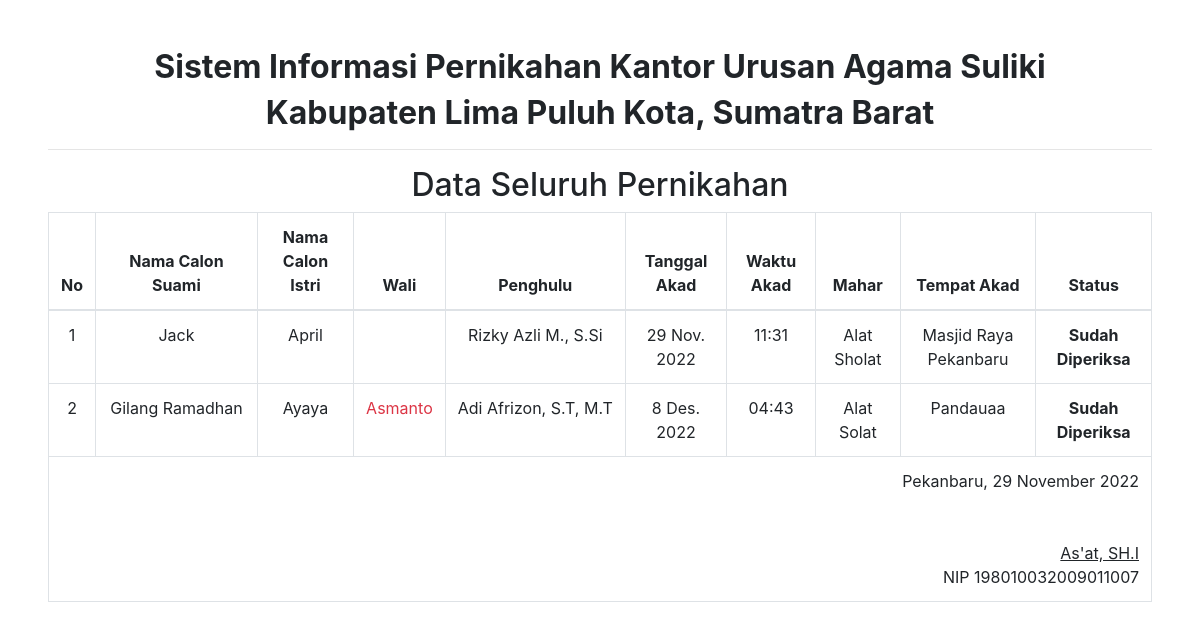
/akad/cetak/?aksi=cetak (signed in), run on the app's committed database.
### base/models.py (models this page shows, shortened)
class Akad(models.Model):
    user = models.ForeignKey(User, on_delete=models.CASCADE, blank=True, null=True)
    penghulu = models.ForeignKey(Penghulu, on_delete=models.RESTRICT)
    suami = models.ForeignKey(Suami, on_delete=models.CASCADE)
    istri = models.ForeignKey(Istri, on_delete=models.CASCADE)
    waktuAkad = models.DateField()
    jamAkad = models.TimeField()
    mahar = models.CharField(max_length=100)
    lokasi = models.CharField(max_length=100)
    diperiksa = models.BooleanField(default= False)
    created = models.DateTimeField(auto_now_add=True, null = True)
    updated = models.DateTimeField(auto_now = True)
    class Meta:
        ordering = ["-created"]

class Suami(models.Model):
    namaSuami = models.CharField(max_length=100)
    nomorKtpSuami = models.CharField(max_length=16)
    tempatLahirSuami = models.CharField(max_length=50)
    tanggalLahirSuami = models.DateField()
    alamatSuami = models.CharField(max_length=255)
    pekerjaanSuami = models.CharField(max_length=50)
    statusSuami = models.CharField(max_length=1, choices=STATUS_LAKI, default=1)
    fotoSuami = models.ImageField(upload_to='foto/laki', null=True, blank=True)
    created = models.DateTimeField(auto_now_add=True, null = True)
    updated = models.DateTimeField(auto_now = True)
    def __str__(self):
        return self.namaSuami

class Istri(models.Model):
    namaIstri = models.CharField(max_length=100)
    nomorKtpIstri = models.CharField(max_length=16)
    tempatLahirIstri = models.CharField(max_length=50)
    tanggalLahirIstri = models.DateField()
    alamatIstri = models.CharField(max_length=255)
    pekerjaanIstri = models.CharField(max_length=50)
    statusIstri = models.CharField(max_length=1, choices=STATUS_PEREMPUAN, default=1)
    fotoIstri = models.ImageField(upload_to='foto/perempuan', null=True, blank=True)
    created = models.DateTimeField(auto_now_add=True, null = True)
    updated = models.DateTimeField(auto_now = True)
    def __str__(self):
        return self.namaIstri

class Penghulu(models.Model):
    nama = models.CharField(max_length=100)
    def __str__(self):
        return self.nama

class Wali(models.Model):
    akad = models.ForeignKey(Akad, on_delete=models.CASCADE)
    pihak = models.CharField(max_length=1, choices = PIHAK_WALI)
    hubungan = models.CharField(max_length=1, choices=HUBUNGAN)
    nama = models.CharField(max_length=100)
    no_ktp = models.CharField(max_length=16)
    tempatLahir = models.CharField(max_length=50)
    tanggalLahir = models.DateField()
    agama = models.CharField(max_length=20)
    pekerjaan = models.CharField(max_length=50)
    meninggal = models.BooleanField(default=False)

### base/views.py (the view)
# urls.py: path("akad/cetak/", views.cetak_data, name="cetak-akad"),
@login_required(login_url='login')
def cetak_data(request, akad=None):
    if request.user.is_superuser == False:
        return redirect('index')
    page = "Cetak"
    html = 'cetak.html'
    now = date.today().strftime('%d %B %Y')
    print(now)
    dateMsg = f"Pekanbaru, {now}"
    if 'aksi' in request.GET:
        if request.GET['aksi'].lower() == 'cetak':
            print(request.GET['aksi'])
            html = 'cetak_data.html'
    if akad != None:
        akad = Akad.objects.get(id=akad)
        pageName = 'single'
    else:
        akad = Akad.objects.filter(diperiksa=True)
        pageName = 'all'
    return render(request, f'base/{html}', context={'akad': akad, 'pageName': pageName, 'page':page, 'dateMsg': dateMsg})

### base/templates/base/cetak_data.html (shortened to what this page needs)
{% load static %}
<!DOCTYPE html>
<html lang="en">
<head>
    <link rel="stylesheet" href="{% static 'dist/css/adminlte.min.css' %}">
</head>
<body class="text-center print-ready p-5">
    <h2 class="text-center text-bold">Sistem Informasi Pernikahan Kantor Urusan Agama Suliki</h2>
    <h2 class="text-center text-bold">Kabupaten Lima Puluh Kota, Sumatra Barat</h2>
    <hr>
    {% if pageName == 'all' %}
        <h2 class="text-center">Data Seluruh Pernikahan</h2>
        <table class="table table-bordered">
        <thead>
            <tr>
                <th>No</th>
                <th >Nama Calon Suami</th>
                <th >Nama Calon Istri</th>
                <th >Wali</th>
                <th>Penghulu</th>
                <th >Tanggal Akad</th>
                <th >Waktu Akad</th>
                <th >Mahar</th>
                <th >Tempat Akad</th>
                <th >Status</th>
            </tr>
        </thead>
        <tbody>
            {% for akad in akad %}
            <tr>
                <td>{{forloop.counter}}</td>
                <td nowrap>{{akad.suami}}</td>
                <td nowrap>{{akad.istri}}</td>
                <td>
                    {% for wali in akad.wali_set.all %}
                    {% if wali.meninggal %}
                        <span class="text-danger">{{wali.nama}}</span>
                    {% else %}
                        {{wali.nama}}
                    {% endif %}
                    <br>
                    {% endfor %}
                </td>
                <td nowrap>{{akad.penghulu}}</td>
                <td >{{akad.waktuAkad}}</td>
                <td >{{akad.jamAkad|time:"H:i" }}</td>
                <td >{{akad.mahar}}</td>
                <td >{{akad.lokasi}}</td>
                <td >
                    {% if akad.diperiksa %}
                    <b>Sudah Diperiksa</b>
                    {% else %}
                    <b>Belum Diperiksa</b>
                    {% endif %}
                </td>
            </tr>
            {% endfor %}
        </tbody>
        <tfoot>
            <tr >
                <td colspan="10" class="text-right">
                    {{dateMsg}}
                    <br>
                    <br>
                    <br>
                    <u>As'at, SH.I</u>
                    <br>
                    NIP 198010032009011007
                </td>
            </tr>
        </tfoot>
        </table>
    {% endif %}
</body>
</html>

### data on the page
Akad: suami "Jack", istri "April", penghulu "Rizky Azli M., S.Si", waktuAkad "29 Nov. 2022", jamAkad "11:31", mahar "Alat Sholat", lokasi "Masjid Raya Pekanbaru", diperiksa "Sudah Diperiksa"
Akad: suami "Gilang Ramadhan", istri "Ayaya", penghulu "Adi Afrizon, S.T, M.T", waktuAkad "8 Des. 2022", jamAkad "04:43", mahar "Alat Solat", lokasi "Pandauaa", diperiksa "Sudah Diperiksa"
Wali: nama "Asmanto"

### other printed values
{{ dateMsg }} "Pekanbaru, 29 November 2022"
